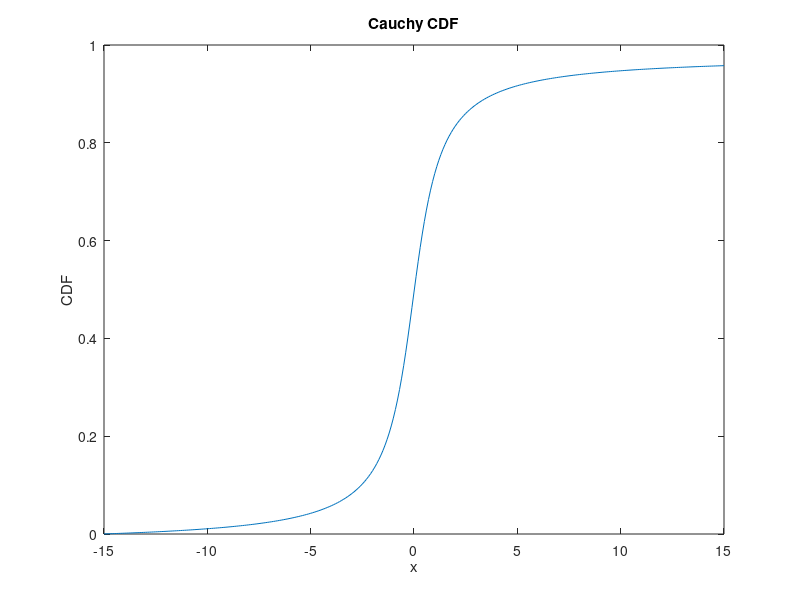

The MATLAB script that drew this image:
x_0 = 0;
gam = 1;
p = pi;

int_size = 0.1;

x = -15:int_size:15;
z = 1+((x-x_0)/gam).^2;

y_pdf = zeros(length(z));
for i = 1:length(z)
    y_pdf(i) = 1/(p*gam*z(i));
end

y_cdf = zeros(1, length(x));

for i = 1:length(x)
    if i == 1
        y_cdf(i) = y_pdf(i)*int_size;
    else
        y_cdf(i) = y_cdf(i-1) + y_pdf(i)*int_size;
    end
end

plot(x, y_cdf), xlabel("x"), ylabel("CDF"), title("Cauchy CDF");
